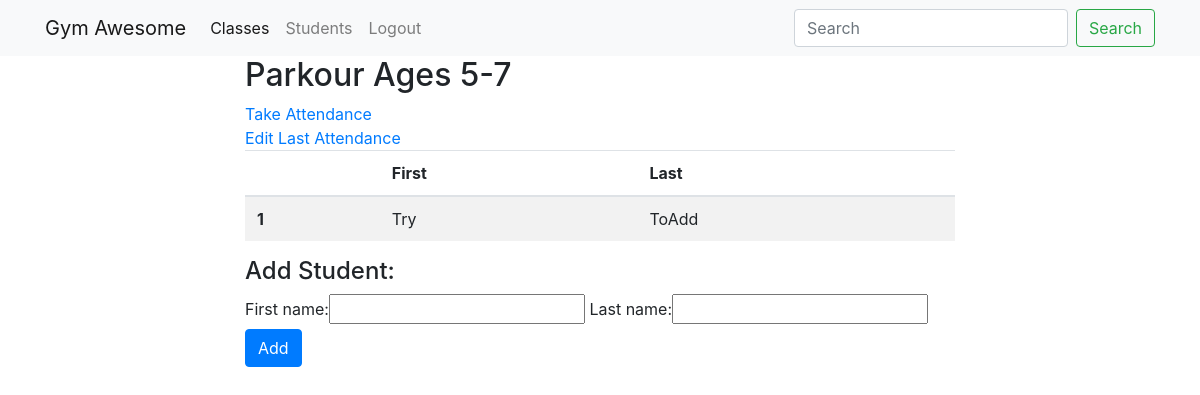
Before: /classes/1/ (signed in) with the older database file.
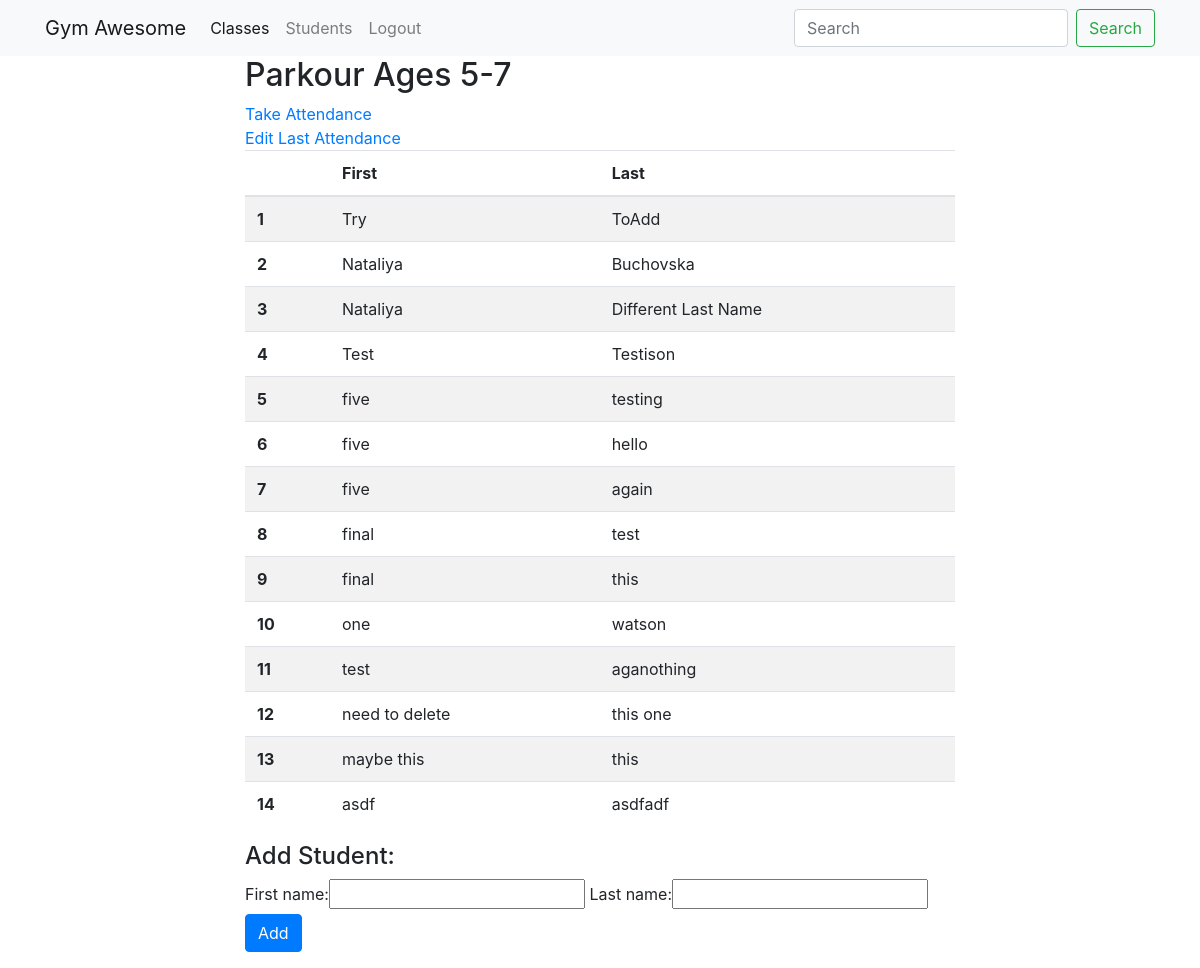
After: the same page with the newer database file.
### attendance/models.py (models this page shows)
class NamableModel:
    def full_name(self):
        return self.first_name + ' ' + self.last_name
    def __str__(self):
        return self.full_name()

class Student(NamableModel, models.Model):
    first_name = models.CharField(max_length=20)
    last_name = models.CharField(max_length=20)
    classroom = models.ForeignKey('Classroom', on_delete=models.CASCADE)
    class Meta:
        unique_together = ['first_name', 'last_name']

### attendance/views.py (the view, shortened to what this page needs)
# urls.py: path('classes/<int:pk>/', views.ClassroomDetail.as_view(), name='classroom_detail'),
class ClassroomDetail(LoginRequiredMixin, ModelFormMixin, DetailView):
    model = Classroom
    form_class = StudentForm
    def get_context_data(self, *args, **kwargs):
        context = super().get_context_data(*args, **kwargs)
        last_attendance = self.object.attendance_set.last()
        context['student_form'] = StudentForm(initial={'classroom' : context['classroom']}) #self.get_form()
        context['students'] = context['classroom'].student_set.all()
        context['last_attendance'] = last_attendance
        return context

### attendance/forms.py
class StudentForm(forms.ModelForm):
    class Meta:
        model = Student
        fields = ['first_name', 'last_name', 'classroom']
        widgets = {'classroom': forms.HiddenInput()}

### attendance/models.py (called while the page is built)
    def is_attendance_taken_today(self):
        qs = self.attendance_set.all()
        if qs:
            today_attendance = qs.get(date=date.today())
            if today_attendance:
                return True
        return False

### attendance/templates/attendance/classroom_detail.html (shortened to what this page needs)
{% extends 'base.html' %}
{% block page_content %}
<div class='col-md-8 offset-md-2'>
    <h2>{{classroom.name}}</h2>
        {% if not classroom.is_attendance_taken_today %}
        <a href="{% url 'class_attendance' classroom.pk %}">Take Attendance</a>
        <br/>
        {% endif %}
        {% if last_attendance %}
        <a href="{% url 'attendance_edit' last_attendance.pk %}">Edit Last Attendance</a>
        {% endif %}
    <table class='table table-striped'>
        <thead>
            <tr>
                <th scope='col'></th>
                <th scope='col'>First</th>
                <th scope='col'>Last</th>
            </tr>
        </thead>
        <tbody>
            {% for student in students %}
            <tr>
                <th scope='row'>{{forloop.counter}}</th>
                <td>{{student.first_name}}</td>
                <td>{{student.last_name}}</td>
            </tr>
            {% endfor %}
        </tbody>
    </table>
    <h4>Add Student:</h4>
    {% include 'attendance/add_student_form.html' with student_form=student_form %}
</div>
{% endblock %}

Changed rows visible on the page:
added Student: first_name "Nataliya", last_name "Buchovska"
added Student: first_name "Nataliya", last_name "Different Last Name"
added Student: first_name "Test", last_name "Testison"
added Student: first_name "five", last_name "testing"
added Student: first_name "five", last_name "hello"
added Student: first_name "five", last_name "again"
added Student: first_name "final", last_name "test"
added Student: first_name "final", last_name "this"
added Student: first_name "one", last_name "watson"
added Student: first_name "test", last_name "aganothing"
added Student: first_name "need to delete", last_name "this one"
added Student: first_name "maybe this", last_name "this"
added Student: first_name "asdf", last_name "asdfadf"
